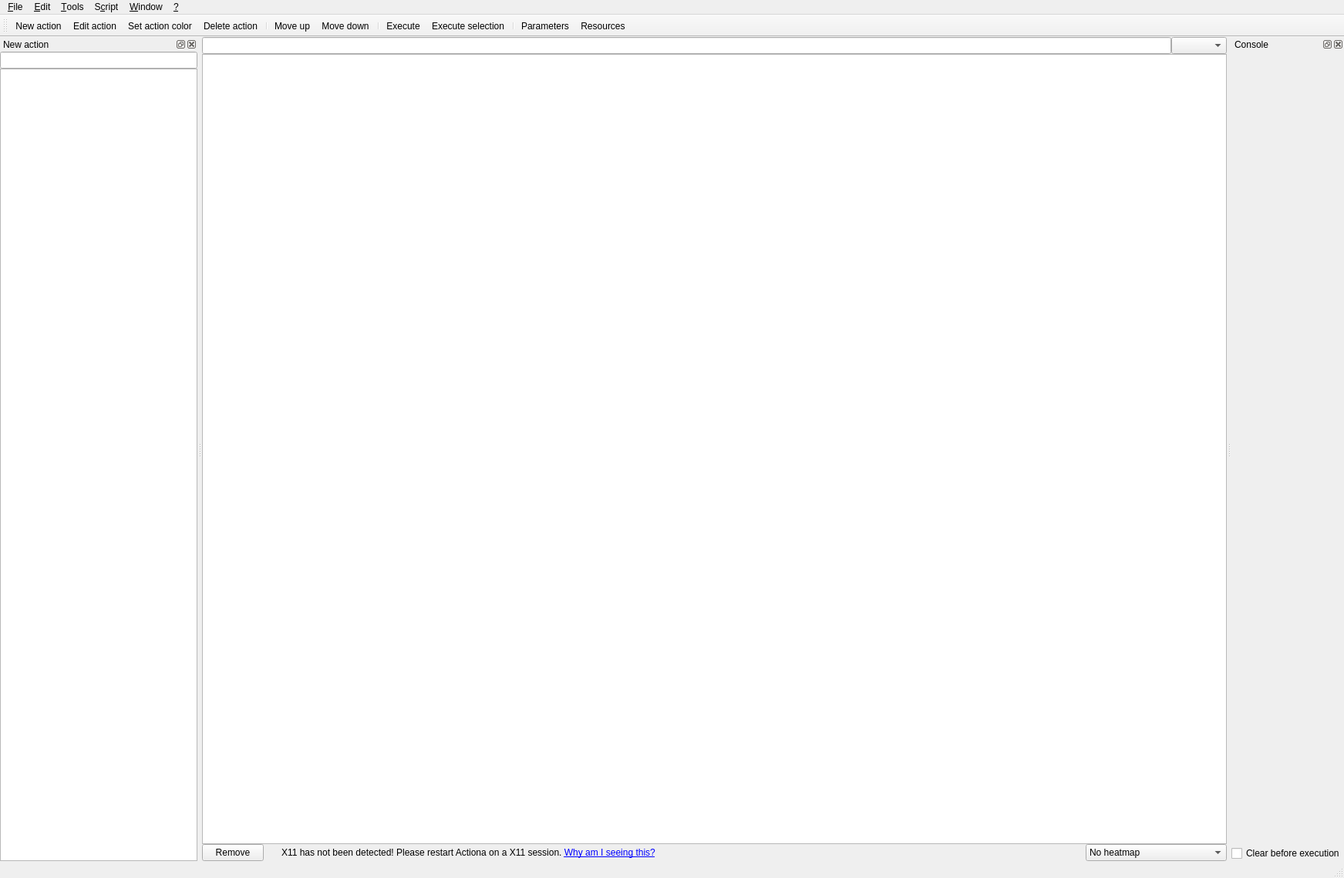
<?xml version="1.0" encoding="UTF-8"?>
<ui version="4.0">
 <class>MainWindow</class>
 <widget class="QMainWindow" name="MainWindow">
  <property name="geometry">
   <rect>
    <x>0</x>
    <y>0</y>
    <width>1743</width>
    <height>1139</height>
   </rect>
  </property>
  <property name="windowTitle">
   <string>Actiona</string>
  </property>
  <property name="windowIcon">
   <iconset resource="gui.qrc">
    <normaloff>:/icons/logo.png</normaloff>:/icons/logo.png</iconset>
  </property>
  <property name="dockOptions">
   <set>QMainWindow::AllowTabbedDocks|QMainWindow::AnimatedDocks</set>
  </property>
  <widget class="QWidget" name="centralwidget">
   <layout class="QVBoxLayout" name="verticalLayout_2" stretch="1,0,0">
    <property name="spacing">
     <number>0</number>
    </property>
    <property name="leftMargin">
     <number>0</number>
    </property>
    <property name="topMargin">
     <number>0</number>
    </property>
    <property name="rightMargin">
     <number>0</number>
    </property>
    <property name="bottomMargin">
     <number>0</number>
    </property>
    <item>
     <layout class="QHBoxLayout" name="horizontalLayout_2">
      <property name="spacing">
       <number>0</number>
      </property>
      <item>
       <widget class="FilterLineEdit" name="scriptFilterLineEdit"/>
      </item>
      <item>
       <widget class="FlagsComboBox" name="scriptFilterCriteriaFlagsComboBox"/>
      </item>
     </layout>
    </item>
    <item>
     <widget class="ScriptTreeView" name="scriptView">
      <property name="contextMenuPolicy">
       <enum>Qt::CustomContextMenu</enum>
      </property>
      <property name="acceptDrops">
       <bool>true</bool>
      </property>
      <property name="editTriggers">
       <set>QAbstractItemView::DoubleClicked|QAbstractItemView::EditKeyPressed</set>
      </property>
      <property name="dragEnabled">
       <bool>true</bool>
      </property>
      <property name="dragDropOverwriteMode">
       <bool>false</bool>
      </property>
      <property name="dragDropMode">
       <enum>QAbstractItemView::DragDrop</enum>
      </property>
      <property name="defaultDropAction">
       <enum>Qt::MoveAction</enum>
      </property>
      <property name="alternatingRowColors">
       <bool>true</bool>
      </property>
      <property name="selectionMode">
       <enum>QAbstractItemView::ExtendedSelection</enum>
      </property>
      <property name="selectionBehavior">
       <enum>QAbstractItemView::SelectRows</enum>
      </property>
      <property name="rootIsDecorated">
       <bool>true</bool>
      </property>
      <property name="uniformRowHeights">
       <bool>true</bool>
      </property>
      <property name="itemsExpandable">
       <bool>false</bool>
      </property>
      <property name="sortingEnabled">
       <bool>false</bool>
      </property>
     </widget>
    </item>
    <item>
     <layout class="QHBoxLayout" name="horizontalLayout_4" stretch="0,0,10,0,0">
      <property name="spacing">
       <number>8</number>
      </property>
      <item>
       <widget class="DeleteActionPushButton" name="deleteDropTarget">
        <property name="text">
         <string>Remove</string>
        </property>
        <property name="icon">
         <iconset resource="gui.qrc">
          <normaloff>:/icons/delete_cursor.png</normaloff>:/icons/delete_cursor.png</iconset>
        </property>
       </widget>
      </item>
      <item>
       <widget class="QLabel" name="x11NotDetectedIconLabel">
        <property name="text">
         <string/>
        </property>
        <property name="pixmap">
         <pixmap resource="gui.qrc">:/icons/warning.png</pixmap>
        </property>
        <property name="alignment">
         <set>Qt::AlignRight|Qt::AlignTrailing|Qt::AlignVCenter</set>
        </property>
       </widget>
      </item>
      <item>
       <widget class="QLabel" name="x11NotDetectedLabel">
        <property name="text">
         <string>&lt;html&gt;&lt;head/&gt;&lt;body&gt;&lt;p&gt;X11 has not been detected! Please restart Actiona on a X11 session. &lt;a href=&quot;x11notdetected&quot;&gt;&lt;span style=&quot; text-decoration: underline; color:#0000ff;&quot;&gt;Why am I seeing this?&lt;/span&gt;&lt;/a&gt;&lt;/p&gt;&lt;/body&gt;&lt;/html&gt;</string>
        </property>
        <property name="textFormat">
         <enum>Qt::RichText</enum>
        </property>
        <property name="alignment">
         <set>Qt::AlignLeading|Qt::AlignLeft|Qt::AlignVCenter</set>
        </property>
        <property name="wordWrap">
         <bool>true</bool>
        </property>
       </widget>
      </item>
      <item>
       <spacer name="horizontalSpacer">
        <property name="orientation">
         <enum>Qt::Horizontal</enum>
        </property>
        <property name="sizeHint" stdset="0">
         <size>
          <width>40</width>
          <height>20</height>
         </size>
        </property>
       </spacer>
      </item>
      <item>
       <widget class="QComboBox" name="heatmapModeComboBox">
        <item>
         <property name="text">
          <string>No heatmap</string>
         </property>
        </item>
        <item>
         <property name="text">
          <string>Execution count heatmap</string>
         </property>
        </item>
        <item>
         <property name="text">
          <string>Execution duration heatmap</string>
         </property>
        </item>
       </widget>
      </item>
     </layout>
    </item>
   </layout>
  </widget>
  <widget class="QMenuBar" name="menubar">
   <property name="geometry">
    <rect>
     <x>0</x>
     <y>0</y>
     <width>1743</width>
     <height>31</height>
    </rect>
   </property>
   <widget class="QMenu" name="menuFile">
    <property name="title">
     <string>&amp;File</string>
    </property>
    <widget class="QMenu" name="menuExport">
     <property name="title">
      <string>Export</string>
     </property>
     <addaction name="actionExport_executable"/>
     <addaction name="actionExport_script_content"/>
    </widget>
    <widget class="QMenu" name="menuRecent_scripts">
     <property name="title">
      <string>Recent scripts</string>
     </property>
    </widget>
    <widget class="QMenu" name="menuImport">
     <property name="title">
      <string>Import</string>
     </property>
     <addaction name="actionImport_script_content"/>
    </widget>
    <addaction name="actionNew"/>
    <addaction name="actionOpen"/>
    <addaction name="actionSave"/>
    <addaction name="actionSave_as"/>
    <addaction name="actionSave_copy_as"/>
    <addaction name="separator"/>
    <addaction name="menuImport"/>
    <addaction name="menuExport"/>
    <addaction name="separator"/>
    <addaction name="menuRecent_scripts"/>
    <addaction name="actionClear"/>
    <addaction name="separator"/>
    <addaction name="actionQuit"/>
   </widget>
   <widget class="QMenu" name="menuEdit">
    <property name="title">
     <string>&amp;Edit</string>
    </property>
    <widget class="QMenu" name="menuAction_color">
     <property name="title">
      <string>Action color</string>
     </property>
     <addaction name="actionSet_action_color"/>
     <addaction name="actionClear_selection_color"/>
    </widget>
    <widget class="QMenu" name="menuSelection">
     <property name="title">
      <string>Selection</string>
     </property>
     <addaction name="actionSelect_all_actions"/>
     <addaction name="actionSelect_none"/>
     <addaction name="actionInverse_selection"/>
    </widget>
    <widget class="QMenu" name="menuEnable_disable_action">
     <property name="title">
      <string>Enable/disable action</string>
     </property>
     <addaction name="actionEnable_all_actions"/>
     <addaction name="actionDisable_all_actions"/>
     <addaction name="separator"/>
     <addaction name="actionEnable_selection"/>
     <addaction name="actionDisable_selection"/>
    </widget>
    <addaction name="actionUndo"/>
    <addaction name="actionRedo"/>
    <addaction name="separator"/>
    <addaction name="actionCut"/>
    <addaction name="actionCopy"/>
    <addaction name="actionPaste"/>
    <addaction name="separator"/>
    <addaction name="actionExecute"/>
    <addaction name="actionExecute_selection"/>
    <addaction name="separator"/>
    <addaction name="actionNew_action"/>
    <addaction name="actionEdit_action"/>
    <addaction name="menuAction_color"/>
    <addaction name="menuEnable_disable_action"/>
    <addaction name="menuSelection"/>
    <addaction name="separator"/>
    <addaction name="actionDelete_action"/>
    <addaction name="actionDelete_all_actions"/>
    <addaction name="separator"/>
    <addaction name="actionMove_up"/>
    <addaction name="actionMove_down"/>
    <addaction name="separator"/>
    <addaction name="actionJump_to_line"/>
   </widget>
   <widget class="QMenu" name="menuTools">
    <property name="title">
     <string>&amp;Tools</string>
    </property>
    <addaction name="actionCheck_for_updates"/>
    <addaction name="separator"/>
    <addaction name="actionSettings"/>
    <addaction name="separator"/>
    <addaction name="actionCreate_shortcut"/>
    <addaction name="actionTake_screenshot"/>
   </widget>
   <widget class="QMenu" name="menuScript">
    <property name="title">
     <string>S&amp;cript</string>
    </property>
    <addaction name="actionParameters"/>
    <addaction name="actionResources"/>
    <addaction name="separator"/>
    <addaction name="actionScriptSettings"/>
   </widget>
   <widget class="QMenu" name="menuHelp">
    <property name="title">
     <string>&amp;?</string>
    </property>
    <addaction name="actionHelp"/>
    <addaction name="separator"/>
    <addaction name="actionAbout"/>
   </widget>
   <widget class="QMenu" name="menuView">
    <property name="title">
     <string>&amp;Window</string>
    </property>
    <addaction name="actionActions_window"/>
    <addaction name="actionConsole_window"/>
    <addaction name="actionToolbar"/>
   </widget>
   <addaction name="menuFile"/>
   <addaction name="menuEdit"/>
   <addaction name="menuTools"/>
   <addaction name="menuScript"/>
   <addaction name="menuView"/>
   <addaction name="menuHelp"/>
  </widget>
  <widget class="QStatusBar" name="statusbar"/>
  <widget class="QDockWidget" name="actionsDockWidget">
   <property name="minimumSize">
    <size>
     <width>150</width>
     <height>236</height>
    </size>
   </property>
   <property name="windowIcon">
    <iconset resource="gui.qrc">
     <normaloff>:/icons/new_action.png</normaloff>:/icons/new_action.png</iconset>
   </property>
   <property name="features">
    <set>QDockWidget::AllDockWidgetFeatures</set>
   </property>
   <property name="windowTitle">
    <string>New action</string>
   </property>
   <attribute name="dockWidgetArea">
    <number>1</number>
   </attribute>
   <widget class="QWidget" name="dockWidgetContents_2">
    <layout class="QVBoxLayout" name="verticalLayout">
     <property name="spacing">
      <number>0</number>
     </property>
     <property name="leftMargin">
      <number>0</number>
     </property>
     <property name="topMargin">
      <number>0</number>
     </property>
     <property name="rightMargin">
      <number>0</number>
     </property>
     <property name="bottomMargin">
      <number>0</number>
     </property>
     <item>
      <widget class="FilterLineEdit" name="actionsfilterLineEdit"/>
     </item>
     <item>
      <widget class="QTreeView" name="newActionTreeView">
       <property name="editTriggers">
        <set>QAbstractItemView::NoEditTriggers</set>
       </property>
       <property name="dragEnabled">
        <bool>true</bool>
       </property>
       <property name="dragDropMode">
        <enum>QAbstractItemView::DragOnly</enum>
       </property>
       <property name="alternatingRowColors">
        <bool>true</bool>
       </property>
       <property name="rootIsDecorated">
        <bool>false</bool>
       </property>
       <property name="animated">
        <bool>true</bool>
       </property>
       <attribute name="headerVisible">
        <bool>false</bool>
       </attribute>
      </widget>
     </item>
    </layout>
   </widget>
  </widget>
  <widget class="QToolBar" name="toolBar">
   <property name="windowTitle">
    <string>Toolbar</string>
   </property>
   <property name="iconSize">
    <size>
     <width>16</width>
     <height>16</height>
    </size>
   </property>
   <attribute name="toolBarArea">
    <enum>TopToolBarArea</enum>
   </attribute>
   <attribute name="toolBarBreak">
    <bool>false</bool>
   </attribute>
   <addaction name="actionNew_action"/>
   <addaction name="actionEdit_action"/>
   <addaction name="actionSet_action_color"/>
   <addaction name="actionDelete_action"/>
   <addaction name="separator"/>
   <addaction name="actionMove_up"/>
   <addaction name="actionMove_down"/>
   <addaction name="separator"/>
   <addaction name="actionExecute"/>
   <addaction name="actionExecute_selection"/>
   <addaction name="separator"/>
   <addaction name="actionParameters"/>
   <addaction name="actionResources"/>
  </widget>
  <widget class="QDockWidget" name="consoleDockWidget">
   <property name="features">
    <set>QDockWidget::AllDockWidgetFeatures</set>
   </property>
   <property name="windowTitle">
    <string>Console</string>
   </property>
   <attribute name="dockWidgetArea">
    <number>2</number>
   </attribute>
   <widget class="QWidget" name="dockWidgetContents">
    <layout class="QVBoxLayout" name="verticalLayout_4">
     <property name="spacing">
      <number>0</number>
     </property>
     <property name="leftMargin">
      <number>0</number>
     </property>
     <property name="topMargin">
      <number>0</number>
     </property>
     <property name="rightMargin">
      <number>0</number>
     </property>
     <property name="bottomMargin">
      <number>0</number>
     </property>
     <item>
      <layout class="QVBoxLayout" name="verticalLayout_6">
       <item>
        <widget class="ActionTools::ConsoleWidget" name="consoleWidget" native="true"/>
       </item>
       <item>
        <widget class="QCheckBox" name="clearBeforeExecutionCheckBox">
         <property name="text">
          <string>Clear before execution</string>
         </property>
        </widget>
       </item>
      </layout>
     </item>
    </layout>
   </widget>
  </widget>
  <action name="actionNew">
   <property name="icon">
    <iconset resource="gui.qrc">
     <normaloff>:/icons/new.png</normaloff>:/icons/new.png</iconset>
   </property>
   <property name="text">
    <string>&amp;New script</string>
   </property>
   <property name="shortcut">
    <string>Ctrl+N</string>
   </property>
  </action>
  <action name="actionOpen">
   <property name="icon">
    <iconset resource="gui.qrc">
     <normaloff>:/icons/open.png</normaloff>:/icons/open.png</iconset>
   </property>
   <property name="text">
    <string>&amp;Open script</string>
   </property>
   <property name="shortcut">
    <string>Ctrl+O</string>
   </property>
  </action>
  <action name="actionSave">
   <property name="icon">
    <iconset resource="gui.qrc">
     <normaloff>:/icons/open.png</normaloff>:/icons/open.png</iconset>
   </property>
   <property name="text">
    <string>&amp;Save script</string>
   </property>
   <property name="shortcut">
    <string>Ctrl+S</string>
   </property>
  </action>
  <action name="actionSave_as">
   <property name="icon">
    <iconset resource="gui.qrc">
     <normaloff>:/icons/open.png</normaloff>:/icons/open.png</iconset>
   </property>
   <property name="text">
    <string>Save script &amp;as...</string>
   </property>
   <property name="shortcut">
    <string>Ctrl+Alt+S</string>
   </property>
  </action>
  <action name="actionSave_copy_as">
   <property name="icon">
    <iconset resource="gui.qrc">
     <normaloff>:/icons/open.png</normaloff>:/icons/open.png</iconset>
   </property>
   <property name="text">
    <string>Save a copy as...</string>
   </property>
  </action>
  <action name="actionQuit">
   <property name="icon">
    <iconset resource="gui.qrc">
     <normaloff>:/icons/quit.png</normaloff>:/icons/quit.png</iconset>
   </property>
   <property name="text">
    <string>&amp;Exit</string>
   </property>
  </action>
  <action name="actionExport_text">
   <property name="text">
    <string>Text</string>
   </property>
  </action>
  <action name="actionExport_executable">
   <property name="icon">
    <iconset resource="gui.qrc">
     <normaloff>:/icons/sfx.png</normaloff>:/icons/sfx.png</iconset>
   </property>
   <property name="text">
    <string>Executable (SFX)</string>
   </property>
  </action>
  <action name="actionF">
   <property name="text">
    <string>f</string>
   </property>
  </action>
  <action name="actionCut">
   <property name="icon">
    <iconset resource="gui.qrc">
     <normaloff>:/icons/cut.png</normaloff>:/icons/cut.png</iconset>
   </property>
   <property name="text">
    <string>Cu&amp;t</string>
   </property>
   <property name="shortcut">
    <string>Ctrl+X</string>
   </property>
  </action>
  <action name="actionCopy">
   <property name="icon">
    <iconset resource="gui.qrc">
     <normaloff>:/icons/copy.png</normaloff>:/icons/copy.png</iconset>
   </property>
   <property name="text">
    <string>&amp;Copy</string>
   </property>
   <property name="shortcut">
    <string>Ctrl+C</string>
   </property>
  </action>
  <action name="actionPaste">
   <property name="icon">
    <iconset resource="gui.qrc">
     <normaloff>:/icons/paste.png</normaloff>:/icons/paste.png</iconset>
   </property>
   <property name="text">
    <string>&amp;Paste</string>
   </property>
   <property name="shortcut">
    <string>Ctrl+V</string>
   </property>
  </action>
  <action name="actionExecute">
   <property name="icon">
    <iconset resource="gui.qrc">
     <normaloff>:/icons/execute.png</normaloff>:/icons/execute.png</iconset>
   </property>
   <property name="text">
    <string>&amp;Execute</string>
   </property>
   <property name="shortcut">
    <string>Ctrl+Space</string>
   </property>
  </action>
  <action name="actionExecute_selection">
   <property name="icon">
    <iconset resource="gui.qrc">
     <normaloff>:/icons/execute_sel.png</normaloff>:/icons/execute_sel.png</iconset>
   </property>
   <property name="text">
    <string>Execute &amp;selection</string>
   </property>
   <property name="shortcut">
    <string>Ctrl+Alt+Space</string>
   </property>
  </action>
  <action name="actionNew_action">
   <property name="icon">
    <iconset resource="gui.qrc">
     <normaloff>:/icons/new_action.png</normaloff>:/icons/new_action.png</iconset>
   </property>
   <property name="text">
    <string>&amp;New action</string>
   </property>
  </action>
  <action name="actionEdit_action">
   <property name="icon">
    <iconset resource="gui.qrc">
     <normaloff>:/icons/edit_action.png</normaloff>:/icons/edit_action.png</iconset>
   </property>
   <property name="text">
    <string>E&amp;dit action</string>
   </property>
  </action>
  <action name="actionDelete_action">
   <property name="icon">
    <iconset resource="gui.qrc">
     <normaloff>:/icons/delete_cursor.png</normaloff>:/icons/delete_cursor.png</iconset>
   </property>
   <property name="text">
    <string>&amp;Delete action</string>
   </property>
   <property name="shortcut">
    <string>Del</string>
   </property>
  </action>
  <action name="actionDelete_all_actions">
   <property name="icon">
    <iconset resource="gui.qrc">
     <normaloff>:/icons/delete_all_actions.png</normaloff>:/icons/delete_all_actions.png</iconset>
   </property>
   <property name="text">
    <string>Delete all actions</string>
   </property>
   <property name="shortcut">
    <string>Ctrl+Del</string>
   </property>
  </action>
  <action name="actionSelect_all_actions">
   <property name="text">
    <string>Select &amp;all actions</string>
   </property>
   <property name="shortcut">
    <string>Ctrl+A</string>
   </property>
  </action>
  <action name="actionMove_up">
   <property name="icon">
    <iconset resource="gui.qrc">
     <normaloff>:/icons/up.png</normaloff>:/icons/up.png</iconset>
   </property>
   <property name="text">
    <string>Move &amp;up</string>
   </property>
   <property name="shortcut">
    <string>PgUp</string>
   </property>
  </action>
  <action name="actionMove_down">
   <property name="icon">
    <iconset resource="gui.qrc">
     <normaloff>:/icons/down.png</normaloff>:/icons/down.png</iconset>
   </property>
   <property name="text">
    <string>Move do&amp;wn</string>
   </property>
   <property name="shortcut">
    <string>PgDown</string>
   </property>
  </action>
  <action name="actionCheck_for_updates">
   <property name="icon">
    <iconset resource="gui.qrc">
     <normaloff>:/icons/update.png</normaloff>:/icons/update.png</iconset>
   </property>
   <property name="text">
    <string>Check for &amp;updates</string>
   </property>
   <property name="shortcut">
    <string>Alt+U</string>
   </property>
  </action>
  <action name="actionSettings">
   <property name="icon">
    <iconset resource="gui.qrc">
     <normaloff>:/icons/options.png</normaloff>:/icons/options.png</iconset>
   </property>
   <property name="text">
    <string>&amp;Settings</string>
   </property>
   <property name="shortcut">
    <string>Alt+S</string>
   </property>
  </action>
  <action name="actionManage_actions">
   <property name="text">
    <string>Manage actions</string>
   </property>
  </action>
  <action name="actionCreate_shortcut">
   <property name="icon">
    <iconset resource="gui.qrc">
     <normaloff>:/icons/shortcut.png</normaloff>:/icons/shortcut.png</iconset>
   </property>
   <property name="text">
    <string>&amp;Create shortcut to script</string>
   </property>
  </action>
  <action name="actionGet_window_title">
   <property name="text">
    <string>Get window title</string>
   </property>
  </action>
  <action name="actionParameters">
   <property name="icon">
    <iconset resource="gui.qrc">
     <normaloff>:/icons/text.png</normaloff>:/icons/text.png</iconset>
   </property>
   <property name="text">
    <string>&amp;Parameters</string>
   </property>
   <property name="shortcut">
    <string>Alt+P</string>
   </property>
  </action>
  <action name="actionAbout">
   <property name="icon">
    <iconset resource="gui.qrc">
     <normaloff>:/icons/about.png</normaloff>:/icons/about.png</iconset>
   </property>
   <property name="text">
    <string>&amp;About</string>
   </property>
  </action>
  <action name="actionClear">
   <property name="text">
    <string>Clear recent scripts</string>
   </property>
  </action>
  <action name="actionActions_window">
   <property name="checkable">
    <bool>true</bool>
   </property>
   <property name="icon">
    <iconset resource="gui.qrc">
     <normaloff>:/icons/new_action.png</normaloff>:/icons/new_action.png</iconset>
   </property>
   <property name="text">
    <string>New &amp;action window</string>
   </property>
  </action>
  <action name="actionToolbar">
   <property name="checkable">
    <bool>true</bool>
   </property>
   <property name="icon">
    <iconset resource="gui.qrc">
     <normaloff>:/icons/distance.png</normaloff>:/icons/distance.png</iconset>
   </property>
   <property name="text">
    <string>&amp;Toolbar</string>
   </property>
  </action>
  <action name="actionUndo">
   <property name="icon">
    <iconset resource="gui.qrc">
     <normaloff>:/icons/undo.png</normaloff>:/icons/undo.png</iconset>
   </property>
   <property name="text">
    <string>&amp;Undo</string>
   </property>
   <property name="shortcut">
    <string>Ctrl+Z</string>
   </property>
  </action>
  <action name="actionRedo">
   <property name="icon">
    <iconset resource="gui.qrc">
     <normaloff>:/icons/redo.png</normaloff>:/icons/redo.png</iconset>
   </property>
   <property name="text">
    <string>&amp;Redo</string>
   </property>
   <property name="shortcut">
    <string>Ctrl+Y</string>
   </property>
  </action>
  <action name="actionGlobal_code">
   <property name="icon">
    <iconset resource="gui.qrc">
     <normaloff>:/icons/text.png</normaloff>:/icons/text.png</iconset>
   </property>
   <property name="text">
    <string>&amp;Global code</string>
   </property>
   <property name="shortcut">
    <string>Alt+G</string>
   </property>
  </action>
  <action name="actionSet_action_color">
   <property name="icon">
    <iconset resource="gui.qrc">
     <normaloff>:/icons/keywords.png</normaloff>:/icons/keywords.png</iconset>
   </property>
   <property name="text">
    <string>&amp;Set action color</string>
   </property>
   <property name="shortcut">
    <string>Ctrl+E</string>
   </property>
  </action>
  <action name="actionEnable_all_actions">
   <property name="text">
    <string>Enable all actions</string>
   </property>
   <property name="shortcut">
    <string>Ctrl+R</string>
   </property>
  </action>
  <action name="actionDisable_all_actions">
   <property name="text">
    <string>Disable all actions</string>
   </property>
   <property name="shortcut">
    <string>Ctrl+T</string>
   </property>
  </action>
  <action name="actionEnable_selection">
   <property name="text">
    <string>Enable selection</string>
   </property>
   <property name="shortcut">
    <string>Ctrl+G</string>
   </property>
  </action>
  <action name="actionDisable_selection">
   <property name="text">
    <string>Disable selection</string>
   </property>
   <property name="shortcut">
    <string>Ctrl+H</string>
   </property>
  </action>
  <action name="actionClear_selection_color">
   <property name="text">
    <string>Clear selection color</string>
   </property>
  </action>
  <action name="actionSelect_none">
   <property name="text">
    <string>Select none</string>
   </property>
   <property name="shortcut">
    <string>Ctrl+D</string>
   </property>
  </action>
  <action name="actionInverse_selection">
   <property name="text">
    <string>Inverse selection</string>
   </property>
   <property name="shortcut">
    <string>Ctrl+I</string>
   </property>
  </action>
  <action name="actionJump_to_line">
   <property name="icon">
    <iconset resource="gui.qrc">
     <normaloff>:/icons/move.png</normaloff>:/icons/move.png</iconset>
   </property>
   <property name="text">
    <string>Jump to line</string>
   </property>
   <property name="shortcut">
    <string>Ctrl+J</string>
   </property>
  </action>
  <action name="actionConsole_window">
   <property name="checkable">
    <bool>true</bool>
   </property>
   <property name="icon">
    <iconset resource="gui.qrc">
     <normaloff>:/icons/line.png</normaloff>:/icons/line.png</iconset>
   </property>
   <property name="text">
    <string>Console &amp;window</string>
   </property>
  </action>
  <action name="actionExport_script_content">
   <property name="text">
    <string>Script content</string>
   </property>
  </action>
  <action name="actionImport_script_content">
   <property name="text">
    <string>Script content</string>
   </property>
  </action>
  <action name="actionHelp">
   <property name="text">
    <string>&amp;Help</string>
   </property>
   <property name="shortcut">
    <string>F1</string>
   </property>
  </action>
  <action name="actionScriptSettings">
   <property name="icon">
    <iconset resource="gui.qrc">
     <normaloff>:/icons/options.png</normaloff>:/icons/options.png</iconset>
   </property>
   <property name="text">
    <string>Script s&amp;ettings</string>
   </property>
   <property name="shortcut">
    <string>Alt+I</string>
   </property>
  </action>
  <action name="actionResources">
   <property name="icon">
    <iconset resource="gui.qrc">
     <normaloff>:/icons/resources.png</normaloff>:/icons/resources.png</iconset>
   </property>
   <property name="text">
    <string>&amp;Resources</string>
   </property>
   <property name="shortcut">
    <string>Alt+R</string>
   </property>
  </action>
  <action name="actionTake_screenshot">
   <property name="icon">
    <iconset resource="../actiontools/actiontools.qrc">
     <normaloff>:/images/capture.png</normaloff>:/images/capture.png</iconset>
   </property>
   <property name="text">
    <string>Ta&amp;ke screenshot</string>
   </property>
   <property name="shortcut">
    <string>Alt+K</string>
   </property>
  </action>
 </widget>
 <customwidgets>
  <customwidget>
   <class>DeleteActionPushButton</class>
   <extends>QPushButton</extends>
   <header>deleteactionpushbutton.hpp</header>
  </customwidget>
  <customwidget>
   <class>ActionTools::ConsoleWidget</class>
   <extends>QWidget</extends>
   <header>actiontools/consolewidget.hpp</header>
   <container>1</container>
  </customwidget>
  <customwidget>
   <class>FilterLineEdit</class>
   <extends>QLineEdit</extends>
   <header>filterlineedit.hpp</header>
  </customwidget>
  <customwidget>
   <class>ScriptTreeView</class>
   <extends>QTreeView</extends>
   <header>scripttreeview.hpp</header>
  </customwidget>
  <customwidget>
   <class>FlagsComboBox</class>
   <extends>QComboBox</extends>
   <header>flagscombobox.hpp</header>
  </customwidget>
 </customwidgets>
 <resources>
  <include location="../actiontools/actiontools.qrc"/>
  <include location="gui.qrc"/>
 </resources>
 <connections>
  <connection>
   <sender>actionActions_window</sender>
   <signal>triggered(bool)</signal>
   <receiver>actionsDockWidget</receiver>
   <slot>setVisible(bool)</slot>
   <hints>
    <hint type="sourcelabel">
     <x>-1</x>
     <y>-1</y>
    </hint>
    <hint type="destinationlabel">
     <x>255</x>
     <y>240</y>
    </hint>
   </hints>
  </connection>
  <connection>
   <sender>actionToolbar</sender>
   <signal>triggered(bool)</signal>
   <receiver>toolBar</receiver>
   <slot>setVisible(bool)</slot>
   <hints>
    <hint type="sourcelabel">
     <x>-1</x>
     <y>-1</y>
    </hint>
    <hint type="destinationlabel">
     <x>353</x>
     <y>29</y>
    </hint>
   </hints>
  </connection>
  <connection>
   <sender>actionsDockWidget</sender>
   <signal>visibilityChanged(bool)</signal>
   <receiver>actionActions_window</receiver>
   <slot>setChecked(bool)</slot>
   <hints>
    <hint type="sourcelabel">
     <x>255</x>
     <y>253</y>
    </hint>
    <hint type="destinationlabel">
     <x>-1</x>
     <y>-1</y>
    </hint>
   </hints>
  </connection>
  <connection>
   <sender>actionConsole_window</sender>
   <signal>triggered(bool)</signal>
   <receiver>consoleDockWidget</receiver>
   <slot>setVisible(bool)</slot>
   <hints>
    <hint type="sourcelabel">
     <x>-1</x>
     <y>-1</y>
    </hint>
    <hint type="destinationlabel">
     <x>656</x>
     <y>209</y>
    </hint>
   </hints>
  </connection>
 </connections>
</ui>
